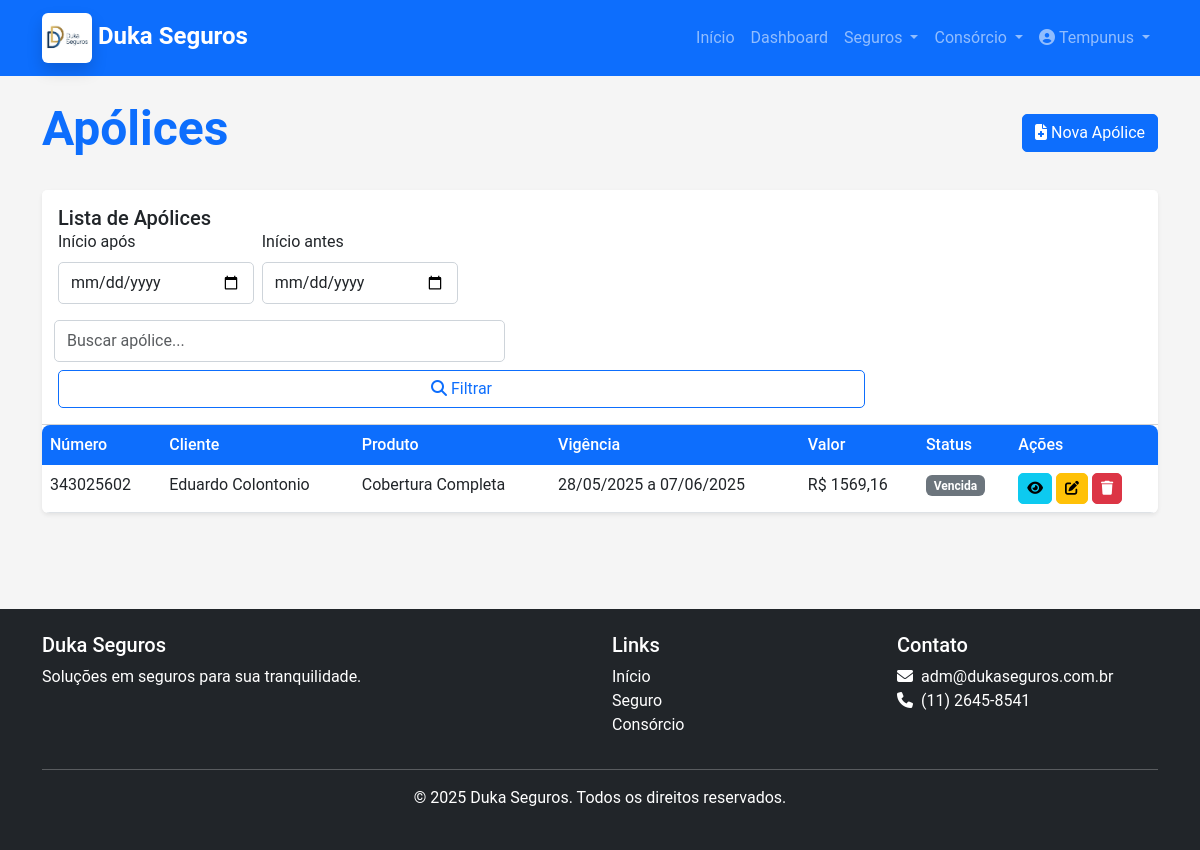
/apolices/ (signed in), run on an earlier commit of the app's database.
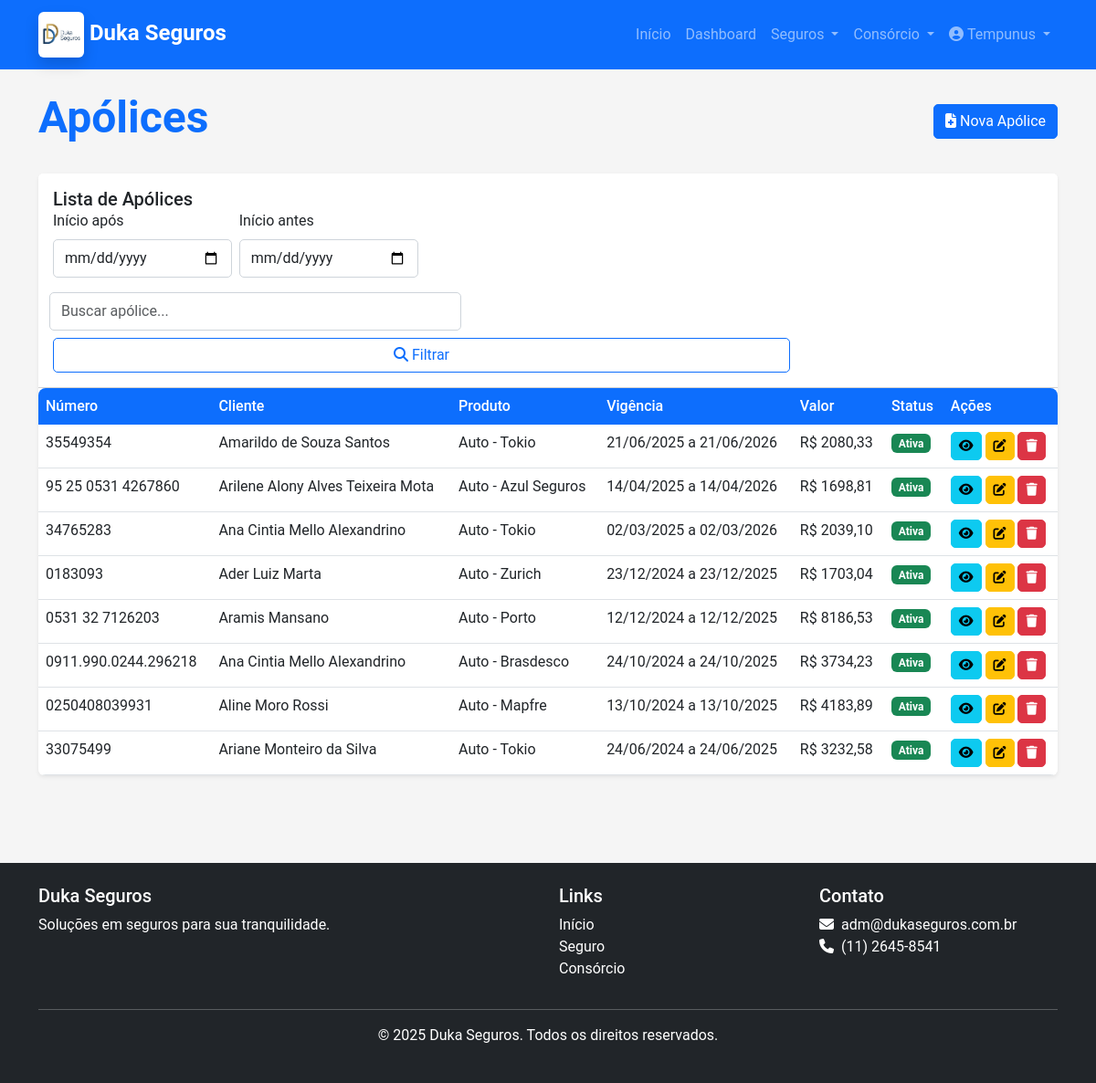
And on a later commit of the database.
### core/models.py (models this page shows, shortened)
class Apolice(models.Model):
    STATUS_CHOICES = [
    ('PROPOSTA', 'Proposta'),
    ('APROVADA', 'Proposta Aprovada'),
    ('ATIVA', 'Ativa'),
    ('PENDENTE', 'Pendente'),
    ('CANCELADA', 'Cancelada'),
    ('VENCIDA', 'Vencida'),
    ('RENOVADA', 'Renovada'),
]
    numero = models.CharField(max_length=50, unique=True)
    cliente = models.ForeignKey(Cliente, on_delete=models.CASCADE, related_name='apolices')
    produto = models.ForeignKey(Produto, on_delete=models.CASCADE, related_name='apolices')
    data_inicio = models.DateField()
    data_fim = models.DateField()
    valor_premio = models.DecimalField(max_digits=10, decimal_places=2)
    valor_comissao = models.DecimalField(max_digits=10, decimal_places=2, blank=True, null=True)
    percentual_comissao = models.DecimalField(max_digits=5, decimal_places=2, blank=True, null=True)
    status = models.CharField(max_length=10, choices=STATUS_CHOICES, default='PROPOSTA')
    observacoes = models.TextField(blank=True, null=True)
    data_cadastro = models.DateTimeField(auto_now_add=True)
    data_atualizacao = models.DateTimeField(auto_now=True)
    cadastrado_por = models.ForeignKey(User, on_delete=models.SET_NULL, null=True, related_name='apolices_cadastradas')
    class Meta:
        verbose_name = 'Apólice'
        verbose_name_plural = 'Apólices'
        ordering = ['-data_inicio']

class Cliente(models.Model):
    TIPO_CHOICES = [
        ('PF', 'Pessoa Física'),
        ('PJ', 'Pessoa Jurídica'),
    ]
    tipo = models.CharField(max_length=2, choices=TIPO_CHOICES, default='PF')
    nome = models.CharField(max_length=200)
    documento = models.CharField(max_length=20, unique=True, help_text="CPF ou CNPJ")
    email = models.EmailField(blank=True, null=True)
    telefone = models.CharField(max_length=20, blank=True, null=True)
    endereco = models.CharField(max_length=255, blank=True, null=True)
    cidade = models.CharField(max_length=100, blank=True, null=True)
    estado = models.CharField(max_length=2, blank=True, null=True)
    cep = models.CharField(max_length=10, blank=True, null=True)
    data_nascimento = models.DateField(blank=True, null=True)
    observacoes = models.TextField(blank=True, null=True)
    data_cadastro = models.DateTimeField(auto_now_add=True)
    data_atualizacao = models.DateTimeField(auto_now=True)
    ativo = models.BooleanField(default=True)
    cadastrado_por = models.ForeignKey(User, on_delete=models.SET_NULL, null=True, related_name='clientes_cadastrados')
    class Meta:
        verbose_name = 'Cliente'
        verbose_name_plural = 'Clientes'
        ordering = ['nome']

class Produto(models.Model):
    CATEGORIA_CHOICES = [
        ('AUTO', 'Automóvel'),
        ('VIDA', 'Vida'),
        ('SAUDE', 'Saúde'),
        ('RESIDENCIAL', 'Residencial'),
        ('EMPRESARIAL', 'Empresarial'),
        ('OUTROS', 'Outros'),
    ]
    nome = models.CharField(max_length=200)
    codigo = models.CharField(max_length=20, blank=True, null=True)
    categoria = models.CharField(max_length=20, choices=CATEGORIA_CHOICES)
    descricao = models.TextField(blank=True, null=True)
    seguradora = models.ForeignKey(Seguradora, on_delete=models.CASCADE, related_name='produtos')
    data_cadastro = models.DateTimeField(auto_now_add=True)
    data_atualizacao = models.DateTimeField(auto_now=True)
    ativo = models.BooleanField(default=True)
    class Meta:
        verbose_name = 'Produto'
        verbose_name_plural = 'Produtos'
        ordering = ['categoria', 'nome']

### core/views.py (the view)
# urls.py: path('apolices/', views.apolice_lista, name='apolice_lista'),
@login_required
def apolice_lista(request):
    query = request.GET.get('q', '')
    apolices = Apolice.objects.all().order_by('-data_inicio')
    if query:
        apolices = apolices.filter(
            Q(numero__icontains=query) |
            Q(cliente__nome__icontains=query) |
            Q(produto__nome__icontains=query)
        )
    filtro = ApoliceFilter(request.GET, queryset=apolices)
    paginador = Paginator(filtro.qs, 10)
    page = request.GET.get('page')
    page_obj = paginador.get_page(page)
    return render(request, 'core/apolice_lista.html', {
        'apolices': page_obj,
        'filter': filtro,
    })

### templates/core/apolice_lista.html (shortened to what the changed rows need)
{% extends 'base.html' %}
{% load crispy_forms_tags %}
{% block content %}
<div class="container">
    <div class="d-flex justify-content-between align-items-center mb-4">
        <h1 class="display-5 fw-bold text-primary">Apólices</h1>
    </div>
    <div class="card shadow-sm mb-4">
        <div class="card-body p-0">
            {% if apolices %}
            <div class="table-responsive">
                <table class="table table-hover mb-0">
                    <thead>
                        <tr>
                            <th>Número</th>
                            <th>Cliente</th>
                            <th>Produto</th>
                            <th>Vigência</th>
                            <th>Valor</th>
                            <th>Status</th>
                            <th>Ações</th>
                        </tr>
                    </thead>
                    <tbody>
                        {% for apolice in apolices %}
                        <tr>
                            <td>{{ apolice.numero }}</td>
                            <td>{{ apolice.cliente.nome }}</td>
                            <td>{{ apolice.produto.nome }}</td>
                            <td>{{ apolice.data_inicio|date:"d/m/Y" }} a {{ apolice.data_fim|date:"d/m/Y" }}</td>
                            <td>R$ {{ apolice.valor_premio }}</td>
                            <td>
                                {% if apolice.status == 'ATIVA' %}
                                <span class="badge bg-success">{{ apolice.get_status_display }}</span>
                                {% elif apolice.status == 'PENDENTE' %}
                                <span class="badge bg-warning text-dark">{{ apolice.get_status_display }}</span>
                                {% elif apolice.status == 'CANCELADA' %}
                                <span class="badge bg-danger">{{ apolice.get_status_display }}</span>
                                {% elif apolice.status == 'VENCIDA' %}
                                <span class="badge bg-secondary">{{ apolice.get_status_display }}</span>
                                {% elif apolice.status == 'RENOVADA' %}
                                <span class="badge bg-info">{{ apolice.get_status_display }}</span>
                                {% endif %}
                            </td>
                            <td>
                                <a href="{% url 'apolice_detalhe' apolice.id %}" class="btn btn-sm btn-info"
                                    data-bs-toggle="tooltip" title="Ver detalhes">
                                    <i class="fas fa-eye"></i>
                                </a>
                                <a href="{% url 'apolice_editar' apolice.id %}" class="btn btn-sm btn-warning"
                                    data-bs-toggle="tooltip" title="Editar">
                                    <i class="fas fa-edit"></i>
                                </a>
                                <a href="{% url 'apolice_excluir' apolice.id %}" class="btn btn-sm btn-danger"
                                    data-bs-toggle="tooltip" title="Excluir">
                                    <i class="fas fa-trash"></i>
                                </a>
                            </td>
                        </tr>
                        {% endfor %}
                    </tbody>
                </table>
            </div>
            {% else %}
            <div class="text-center py-5">
                <i class="fas fa-file-contract fa-4x text-muted mb-3"></i>
                <p class="lead">Nenhuma apólice cadastrada.</p>
                <p>Comece adicionando uma nova apólice clicando no botão acima.</p>
            </div>
            {% endif %}
        </div>
    </div>
</div>
{% endblock %}

What changed in the data, as far as the page shows it:
removed Apolice: numero "343025602", cliente.nome "Eduardo Colontonio", produto.nome "Cobertura Completa", data_inicio "28/05/2025", data_fim "07/06/2025", valor_premio "1569,16", status "Vencida"
added Apolice: numero "35549354", cliente.nome "Amarildo de Souza Santos", produto.nome "Auto - Tokio", data_inicio "21/06/2025", data_fim "21/06/2026", valor_premio "2080,33", status "Ativa"
added Apolice: numero "95 25 0531 4267860", cliente.nome "Arilene Alony Alves Teixeira Mota", produto.nome "Auto - Azul Seguros", data_inicio "14/04/2025", data_fim "14/04/2026", valor_premio "1698,81", status "Ativa"
added Apolice: numero "34765283", cliente.nome "Ana Cintia Mello Alexandrino", produto.nome "Auto - Tokio", data_inicio "02/03/2025", data_fim "02/03/2026", valor_premio "2039,10", status "Ativa"
added Apolice: numero "0183093", cliente.nome "Ader Luiz Marta", produto.nome "Auto - Zurich", data_inicio "23/12/2024", data_fim "23/12/2025", valor_premio "1703,04", status "Ativa"
added Apolice: numero "0531 32 7126203", cliente.nome "Aramis Mansano", produto.nome "Auto - Porto", data_inicio "12/12/2024", data_fim "12/12/2025", valor_premio "8186,53", status "Ativa"
added Apolice: numero "0911.990.0244.296218", cliente.nome "Ana Cintia Mello Alexandrino", produto.nome "Auto - Brasdesco", data_inicio "24/10/2024", data_fim "24/10/2025", valor_premio "3734,23", status "Ativa"
added Apolice: numero "0250408039931", cliente.nome "Aline Moro Rossi", produto.nome "Auto - Mapfre", data_inicio "13/10/2024", data_fim "13/10/2025", valor_premio "4183,89", status "Ativa"
added Apolice: numero "33075499", cliente.nome "Ariane Monteiro da Silva", produto.nome "Auto - Tokio", data_inicio "24/06/2024", data_fim "24/06/2025", valor_premio "3232,58", status "Ativa"
